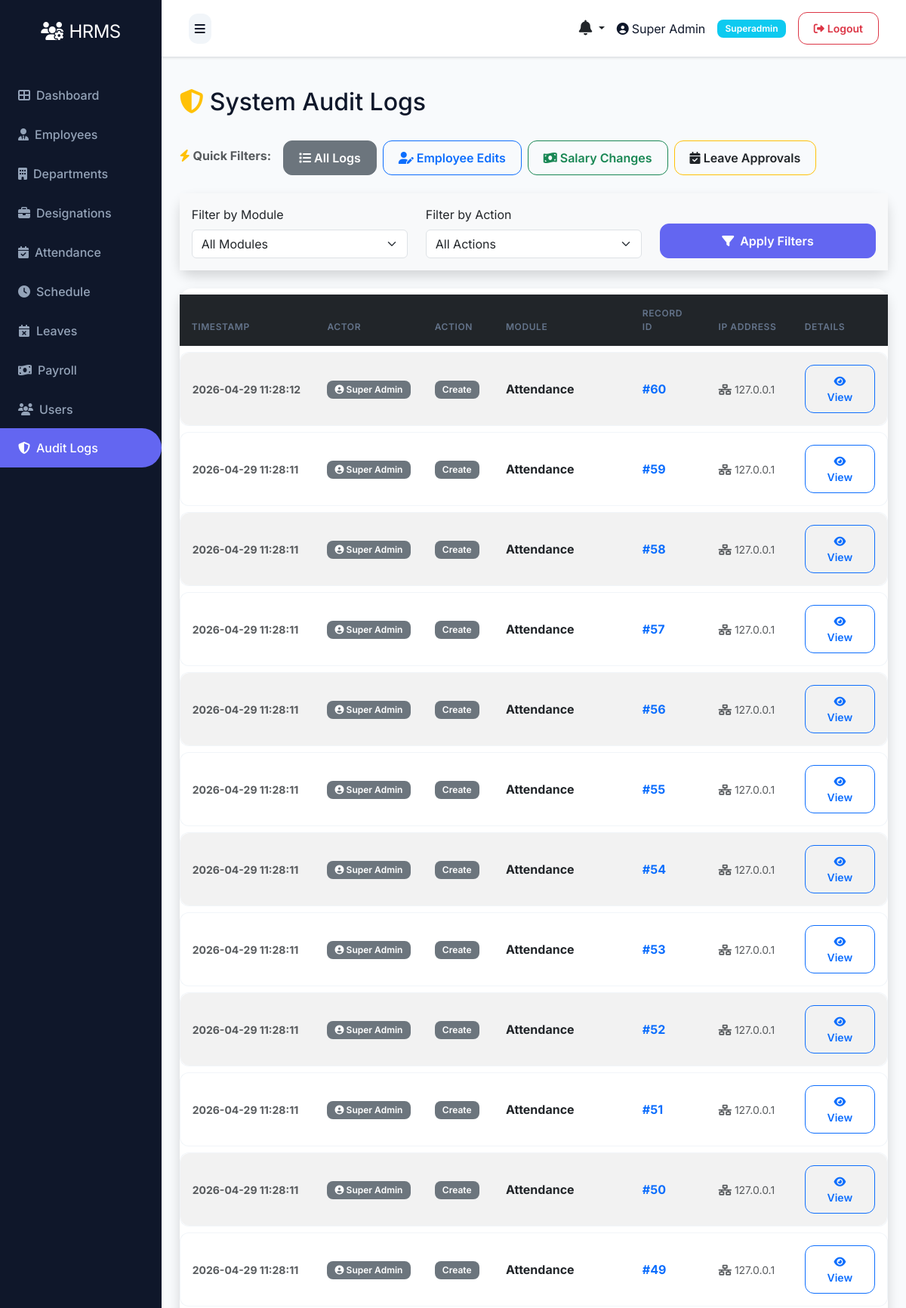
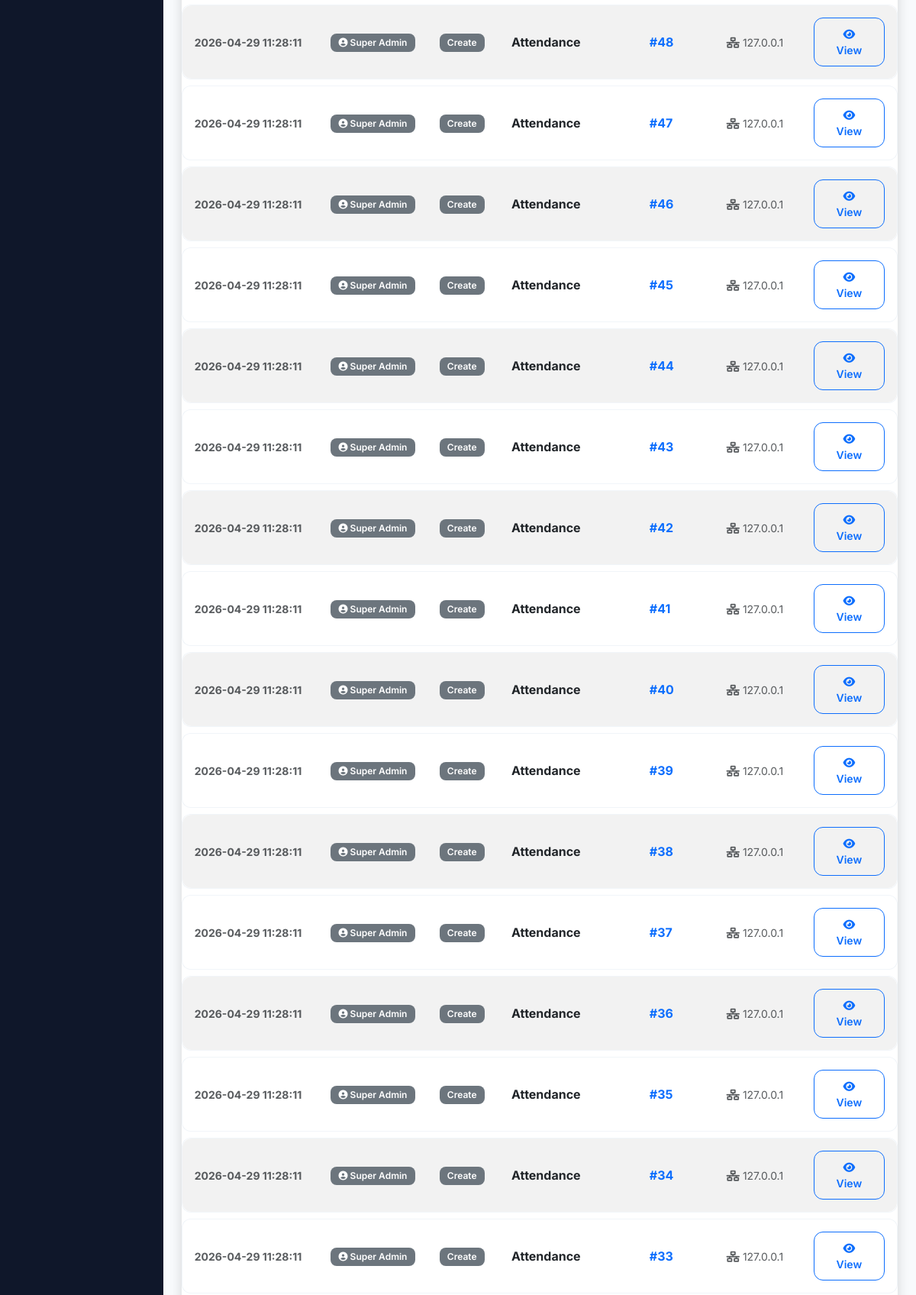
Screenshot of /audit-logs (signed in, upper part) with the database file from the repository (2 pictures, top to bottom).
### models.py (models this page shows)
class User(UserMixin, db.Model):
    __tablename__ = 'users'
    id = db.Column(db.Integer, primary_key=True)
    role_id = db.Column(db.Integer, db.ForeignKey('roles.id'), nullable=False)
    name = db.Column(db.String(100), nullable=False)
    email = db.Column(db.String(100), unique=True, nullable=False)
    phone = db.Column(db.String(20))
    status = db.Column(db.String(20), default='active')
    password = db.Column(db.String(255), nullable=False)
    remember_token = db.Column(db.String(100))
    email_verified_at = db.Column(db.DateTime)
    created_at = db.Column(db.DateTime, default=datetime.utcnow)
    updated_at = db.Column(db.DateTime, default=datetime.utcnow, onupdate=datetime.utcnow)

class Role(db.Model):
    __tablename__ = 'roles'
    id = db.Column(db.Integer, primary_key=True)
    name = db.Column(db.String(50), unique=True, nullable=False)
    description = db.Column(db.Text)
    created_at = db.Column(db.DateTime, default=datetime.utcnow)
    updated_at = db.Column(db.DateTime, default=datetime.utcnow, onupdate=datetime.utcnow)
    users = db.relationship('User', backref='role', lazy=True)

class AuditLog(db.Model):
    __tablename__ = 'audit_logs'
    id = db.Column(db.Integer, primary_key=True)
    actor_id = db.Column(db.Integer, db.ForeignKey('users.id'), nullable=True)
    action = db.Column(db.String(100), nullable=False)  # create, update, delete, login, etc.
    model = db.Column(db.String(100))
    record_id = db.Column(db.Integer)
    old_data = db.Column(db.Text)
    new_data = db.Column(db.Text)
    ip_address = db.Column(db.String(45))
    created_at = db.Column(db.DateTime, default=datetime.utcnow)
    actor = db.relationship('User', backref='audit_logs', lazy=True)

### routes/admin.py (the view)
@bp.route('/audit-logs')
@login_required
def audit_logs():
    if current_user.role.name != 'superadmin':
        flash('Access denied. Only Super Admin can view audit logs.', 'danger')
        return redirect(url_for('auth.login'))
    from models import AuditLog
    model_filter = request.args.get('model')
    action_filter = request.args.get('action')
    query = AuditLog.query
    if model_filter:
        query = query.filter_by(model=model_filter)
    if action_filter:
        query = query.filter_by(action=action_filter)
    logs = query.order_by(AuditLog.created_at.desc()).limit(200).all()
    for log in logs:
        try:
            log.parsed_old = json.loads(log.old_data) if log.old_data else {}
            log.parsed_new = json.loads(log.new_data) if log.new_data else {}
            keys = set()
            keys.update(log.parsed_old.keys())
            keys.update(log.parsed_new.keys())
            log.changed_keys = sorted(list(keys))
        except:
            log.parsed_old = {}
            log.parsed_new = {}
            log.changed_keys = []
    return render_template('admin/audit_logs.html', logs=logs)

### templates/admin/audit_logs.html (shortened to what this page needs)
{% extends "base.html" %}
{% block content %}
<div class="d-flex justify-content-between align-items-center mb-4">
    <h2><i class="fas fa-shield-alt text-warning me-2"></i>System Audit Logs</h2>
</div>
<div class="row mb-4">
    <div class="col-12">
        <div class="d-flex gap-2 flex-wrap">
            <span class="text-muted mt-2 fw-bold me-2"><i class="fas fa-bolt text-warning"></i> Quick Filters:</span>
            <a href="{{ url_for('admin.audit_logs') }}" class="btn btn-outline-secondary {% if not request.args.get('model') %}active{% endif %}">
                <i class="fas fa-list"></i> All Logs
            </a>
            <a href="{{ url_for('admin.audit_logs', model='Employee', action='update') }}" class="btn btn-outline-primary {% if request.args.get('model') == 'Employee' and request.args.get('action') == 'update' %}active{% endif %}">
                <i class="fas fa-user-edit"></i> Employee Edits
            </a>
            <a href="{{ url_for('admin.audit_logs', model='Salary', action='update') }}" class="btn btn-outline-success {% if request.args.get('model') == 'Salary' %}active{% endif %}">
                <i class="fas fa-money-bill-wave"></i> Salary Changes
            </a>
            <a href="{{ url_for('admin.audit_logs', model='Leave', action='update') }}" class="btn btn-outline-warning text-dark {% if request.args.get('model') == 'Leave' %}active{% endif %}">
                <i class="fas fa-calendar-check"></i> Leave Approvals
            </a>
        </div>
    </div>
</div>
<div class="card shadow mb-4">
    <div class="card-body bg-light">
        <form method="get" action="{{ url_for('admin.audit_logs') }}" class="row align-items-end">
            <div class="col-md-4 mb-3 mb-md-0">
                <label for="model" class="form-label">Filter by Module</label>
                <select name="model" id="model" class="form-select">
                    <option value="">All Modules</option>
                </select>
            </div>
            <div class="col-md-4 mb-3 mb-md-0">
                <label for="action" class="form-label">Filter by Action</label>
                <select name="action" id="action" class="form-select">
                    <option value="">All Actions</option>
                </select>
            </div>
            <div class="col-md-4">
                <button type="submit" class="btn btn-primary w-100"><i class="fas fa-filter me-1"></i> Apply Filters</button>
            </div>
        </form>
    </div>
</div>
<div class="card shadow">
    <div class="card-body p-0">
        <div class="table-responsive">
            <table class="table table-hover table-striped align-middle mb-0">
                <thead class="table-dark">
                    <tr>
                        <th class="ps-3 border-0">Timestamp</th>
                        <th class="border-0">Actor</th>
                        <th class="border-0">Action</th>
                        <th class="border-0">Module</th>
                        <th class="border-0">Record ID</th>
                        <th class="border-0">IP Address</th>
                        <th class="border-0">Details</th>
                    </tr>
                </thead>
                <tbody>
                    {% for log in logs %}
                    <tr>
                        <td class="ps-3"><small class="text-muted fw-bold">{{ log.created_at.strftime('%Y-%m-%d %H:%M:%S') if log.created_at else 'Unknown' }}</small></td>
                        <td>
                            {% if log.actor %}
                                <span class="badge bg-secondary"><i class="fas fa-user-circle"></i> {{ log.actor.name }}</span>
                            {% else %}
                                <span class="text-muted fst-italic">System</span>
                            {% endif %}
                        </td>
                        <td>
                            {% if log.action == 'create' %}
                                <span class="badge bg-success">Created</span>
                            {% elif log.action == 'update' %}
                                <span class="badge bg-warning text-dark">Updated</span>
                            {% elif log.action == 'delete' %}
                                <span class="badge bg-danger">Deleted</span>
                            {% elif log.action == 'login' %}
                                <span class="badge bg-info text-dark">Logged In</span>
                            {% elif log.action == 'deactivate' %}
                                <span class="badge bg-dark">Deactivated</span>
                            {% else %}
                                <span class="badge bg-secondary">{{ log.action|title }}</span>
                            {% endif %}
                        </td>
                        <td><strong>{{ log.model or '-' }}</strong></td>
                        <td><span class="text-primary fw-bold">#{{ log.record_id or '-' }}</span></td>
                        <td><small class="text-muted"><i class="fas fa-network-wired"></i> {{ log.ip_address or 'Unknown' }}</small></td>
                        <td>
                            <button type="button" class="btn btn-sm btn-outline-primary" data-bs-toggle="modal" data-bs-target="#logModal{{ log.id }}">
                                <i class="fas fa-eye"></i> View
                            </button>
                        </td>
                    </tr>
                    {% else %}
                    <tr>
                        <td colspan="7" class="text-center py-5 text-muted">No audit logs found matching criteria.</td>
                    </tr>
                    {% endfor %}
                </tbody>
            </table>
        </div>
    </div>
</div>
{% endblock %}

### templates/base.html (shortened to what this page needs)
<!DOCTYPE html>
<html lang="en">
<head>
    <link href="https://cdn.jsdelivr.net/npm/bootstrap@5.3.0/dist/css/bootstrap.min.css" rel="stylesheet">
    <link rel="stylesheet" href="https://cdnjs.cloudflare.com/ajax/libs/font-awesome/6.4.0/css/all.min.css">
    <link rel="stylesheet" href="{{ url_for('static', filename='css/style.css') }}">
</head>
<body>
    {% if current_user.is_authenticated %}
    {% set role_name = (current_user.role.name if current_user.role and current_user.role.name else 'employee') %}
    {% set dashboard_map = {
        'superadmin': 'admin.superadmin_dashboard',
        'admin': 'admin.admin_dashboard',
        'hr': 'admin.hr_dashboard',
        'payroll': 'admin.payroll_dashboard',
        'moderator': 'admin.moderator_dashboard',
        'employee': 'user.dashboard'
    } %}
    {% set dashboard_endpoint = dashboard_map.get(role_name, 'user.dashboard') %}
    <div class="d-flex" id="wrapper">
        <div id="sidebar-wrapper">
            <div class="sidebar-heading text-center">
                <i class="fas fa-users-cog me-2"></i>HRMS
            </div>
            <div class="list-group list-group-flush mt-3">
                <a href="{{ url_for(dashboard_endpoint) }}" class="list-group-item list-group-item-action {{ 'active' if request.endpoint == dashboard_endpoint else '' }}">
                    <i class="fas fa-th-large me-2"></i>Dashboard
                </a>
                {% if role_name in ['superadmin', 'hr'] %}
                <a href="{{ url_for('employee.index') }}" class="list-group-item list-group-item-action {{ 'active' if request.endpoint == 'employee.index' else '' }}">
                    <i class="fas fa-user-tie me-2"></i>Employees
                </a>
                <a href="{{ url_for('department.index') }}" class="list-group-item list-group-item-action {{ 'active' if request.endpoint == 'department.index' else '' }}">
                    <i class="fas fa-building me-2"></i>Departments
                </a>
                <a href="{{ url_for('designation.index') }}" class="list-group-item list-group-item-action {{ 'active' if request.endpoint == 'designation.index' else '' }}">
                    <i class="fas fa-briefcase me-2"></i>Designations
                </a>
                {% endif %}
                {% if role_name in ['superadmin', 'hr'] %}
                <a href="{{ url_for('attendance.index') }}" class="list-group-item list-group-item-action {{ 'active' if request.endpoint == 'attendance.index' else '' }}">
                    <i class="fas fa-calendar-check me-2"></i>Attendance
                </a>
                <a href="{{ url_for('schedule.index') }}" class="list-group-item list-group-item-action {{ 'active' if request.endpoint == 'schedule.index' else '' }}">
                    <i class="fas fa-clock me-2"></i>Schedule
                </a>
                {% endif %}
                {% if role_name in ['superadmin', 'hr'] %}
                <a href="{{ url_for('leave.index') }}" class="list-group-item list-group-item-action {{ 'active' if request.endpoint == 'leave.index' else '' }}">
                    <i class="fas fa-calendar-times me-2"></i>Leaves
                </a>
                {% endif %}
                {% if role_name in ['superadmin', 'hr'] %}
                <a href="{{ url_for('payroll.index') }}" class="list-group-item list-group-item-action {{ 'active' if request.endpoint == 'payroll.index' else '' }}">
                    <i class="fas fa-money-bill-wave me-2"></i>Payroll
                </a>
                {% endif %}
                {% if role_name == 'superadmin' %}
                <a href="{{ url_for('user.index') }}" class="list-group-item list-group-item-action {{ 'active' if request.endpoint == 'user.index' else '' }}">
                    <i class="fas fa-users me-2"></i>Users
                </a>
                <a href="{{ url_for('admin.audit_logs') }}" class="list-group-item list-group-item-action {{ 'active' if request.endpoint == 'admin.audit_logs' else '' }}">
                    <i class="fas fa-shield-alt me-2"></i>Audit Logs
                </a>
                {% endif %}
            </div>
        </div>
        <div id="page-content-wrapper" class="w-100">
            <nav class="navbar navbar-expand-lg navbar-light bg-light border-bottom">
                <div class="container-fluid">
                    <button class="btn btn-primary" id="menu-toggle">
                        <i class="fas fa-bars"></i>
                    </button>
                    <div class="ms-auto d-flex align-items-center">
                        <div class="dropdown me-3">
                            <a class="nav-link dropdown-toggle position-relative text-dark" href="#" id="notificationsDropdown" role="button" data-bs-toggle="dropdown" aria-expanded="false">
                                <i class="fas fa-bell fs-5"></i>
                            </a>
                        </div>
                        <span class="me-3">
                            <i class="fas fa-user-circle me-1"></i>{{ current_user.name }}
                        </span>
                        <span class="badge bg-info me-3">{{ role_name|title }}</span>
                        <a href="{{ url_for('auth.logout') }}" class="btn btn-outline-danger btn-sm">
                            <i class="fas fa-sign-out-alt me-1"></i>Logout
                        </a>
                    </div>
                </div>
            </nav>
            <div class="container-fluid p-4">
                {% block content %}{% endblock %}
            </div>
        </div>
    </div>
    {% endif %}
</body>
</html>

### rows the page displays
User: name "Super Admin"
Role: name "Superadmin"
AuditLog: created_at "2026-04-29 11:28:12", actor.name "Super Admin", action "Create", model "Attendance", record "60", ip_address "127.0.0.1"
AuditLog: created_at "2026-04-29 11:28:11", actor.name "Super Admin", action "Create", model "Attendance", record "59", ip_address "127.0.0.1"
AuditLog: created_at "2026-04-29 11:28:11", actor.name "Super Admin", action "Create", model "Attendance", record "58", ip_address "127.0.0.1"
AuditLog: created_at "2026-04-29 11:28:11", actor.name "Super Admin", action "Create", model "Attendance", record "57", ip_address "127.0.0.1"
AuditLog: created_at "2026-04-29 11:28:11", actor.name "Super Admin", action "Create", model "Attendance", record "56", ip_address "127.0.0.1"
AuditLog: created_at "2026-04-29 11:28:11", actor.name "Super Admin", action "Create", model "Attendance", record "55", ip_address "127.0.0.1"
AuditLog: created_at "2026-04-29 11:28:11", actor.name "Super Admin", action "Create", model "Attendance", record "54", ip_address "127.0.0.1"
AuditLog: created_at "2026-04-29 11:28:11", actor.name "Super Admin", action "Create", model "Attendance", record "53", ip_address "127.0.0.1"
AuditLog: created_at "2026-04-29 11:28:11", actor.name "Super Admin", action "Create", model "Attendance", record "52", ip_address "127.0.0.1"
AuditLog: created_at "2026-04-29 11:28:11", actor.name "Super Admin", action "Create", model "Attendance", record "51", ip_address "127.0.0.1"
AuditLog: created_at "2026-04-29 11:28:11", actor.name "Super Admin", action "Create", model "Attendance", record "50", ip_address "127.0.0.1"
AuditLog: created_at "2026-04-29 11:28:11", actor.name "Super Admin", action "Create", model "Attendance", record "49", ip_address "127.0.0.1"
AuditLog: created_at "2026-04-29 11:28:11", actor.name "Super Admin", action "Create", model "Attendance", record "48", ip_address "127.0.0.1"
AuditLog: created_at "2026-04-29 11:28:11", actor.name "Super Admin", action "Create", model "Attendance", record "47", ip_address "127.0.0.1"
AuditLog: created_at "2026-04-29 11:28:11", actor.name "Super Admin", action "Create", model "Attendance", record "46", ip_address "127.0.0.1"
AuditLog: created_at "2026-04-29 11:28:11", actor.name "Super Admin", action "Create", model "Attendance", record "45", ip_address "127.0.0.1"
AuditLog: created_at "2026-04-29 11:28:11", actor.name "Super Admin", action "Create", model "Attendance", record "44", ip_address "127.0.0.1"
AuditLog: created_at "2026-04-29 11:28:11", actor.name "Super Admin", action "Create", model "Attendance", record "43", ip_address "127.0.0.1"
AuditLog: created_at "2026-04-29 11:28:11", actor.name "Super Admin", action "Create", model "Attendance", record "42", ip_address "127.0.0.1"
AuditLog: created_at "2026-04-29 11:28:11", actor.name "Super Admin", action "Create", model "Attendance", record "41", ip_address "127.0.0.1"
AuditLog: created_at "2026-04-29 11:28:11", actor.name "Super Admin", action "Create", model "Attendance", record "40", ip_address "127.0.0.1"
AuditLog: created_at "2026-04-29 11:28:11", actor.name "Super Admin", action "Create", model "Attendance", record "39", ip_address "127.0.0.1"
AuditLog: created_at "2026-04-29 11:28:11", actor.name "Super Admin", action "Create", model "Attendance", record "38", ip_address "127.0.0.1"
AuditLog: created_at "2026-04-29 11:28:11", actor.name "Super Admin", action "Create", model "Attendance", record "37", ip_address "127.0.0.1"
AuditLog: created_at "2026-04-29 11:28:11", actor.name "Super Admin", action "Create", model "Attendance", record "36", ip_address "127.0.0.1"
AuditLog: created_at "2026-04-29 11:28:11", actor.name "Super Admin", action "Create", model "Attendance", record "35", ip_address "127.0.0.1"
AuditLog: created_at "2026-04-29 11:28:11", actor.name "Super Admin", action "Create", model "Attendance", record "34", ip_address "127.0.0.1"
AuditLog: created_at "2026-04-29 11:28:11", actor.name "Super Admin", action "Create", model "Attendance", record "33", ip_address "127.0.0.1"
